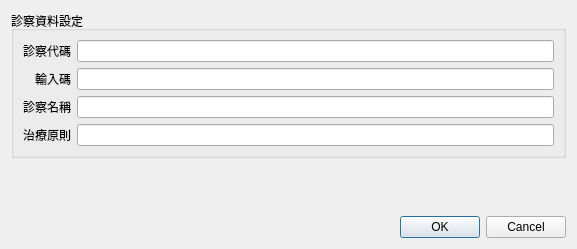
<?xml version="1.0" encoding="UTF-8"?>
<ui version="4.0">
 <class>Dialog_input_diagnostic</class>
 <widget class="QDialog" name="Dialog_input_diagnostic">
  <property name="windowModality">
   <enum>Qt::NonModal</enum>
  </property>
  <property name="geometry">
   <rect>
    <x>0</x>
    <y>0</y>
    <width>577</width>
    <height>249</height>
   </rect>
  </property>
  <property name="sizePolicy">
   <sizepolicy hsizetype="Preferred" vsizetype="Preferred">
    <horstretch>0</horstretch>
    <verstretch>0</verstretch>
   </sizepolicy>
  </property>
  <property name="windowTitle">
   <string>診察資料設定</string>
  </property>
  <property name="modal">
   <bool>false</bool>
  </property>
  <layout class="QVBoxLayout" name="verticalLayout">
   <item>
    <widget class="QGroupBox" name="groupBox">
     <property name="title">
      <string>診察資料設定</string>
     </property>
     <layout class="QGridLayout" name="gridLayout">
      <item row="2" column="0">
       <widget class="QLabel" name="label_6">
        <property name="text">
         <string>診察名稱</string>
        </property>
        <property name="alignment">
         <set>Qt::AlignRight|Qt::AlignTrailing|Qt::AlignVCenter</set>
        </property>
       </widget>
      </item>
      <item row="2" column="1">
       <widget class="QLineEdit" name="lineEdit_diagnostic_name">
        <property name="maxLength">
         <number>200</number>
        </property>
       </widget>
      </item>
      <item row="0" column="0" alignment="Qt::AlignLeft">
       <widget class="QLabel" name="label">
        <property name="sizePolicy">
         <sizepolicy hsizetype="Preferred" vsizetype="Preferred">
          <horstretch>0</horstretch>
          <verstretch>0</verstretch>
         </sizepolicy>
        </property>
        <property name="autoFillBackground">
         <bool>false</bool>
        </property>
        <property name="text">
         <string>診察代碼</string>
        </property>
        <property name="alignment">
         <set>Qt::AlignRight|Qt::AlignTrailing|Qt::AlignVCenter</set>
        </property>
        <property name="wordWrap">
         <bool>false</bool>
        </property>
       </widget>
      </item>
      <item row="0" column="1">
       <widget class="QLineEdit" name="lineEdit_diagnostic_code">
        <property name="maxLength">
         <number>5</number>
        </property>
       </widget>
      </item>
      <item row="1" column="0">
       <widget class="QLabel" name="label_3">
        <property name="text">
         <string>輸入碼</string>
        </property>
        <property name="alignment">
         <set>Qt::AlignRight|Qt::AlignTrailing|Qt::AlignVCenter</set>
        </property>
       </widget>
      </item>
      <item row="1" column="1">
       <widget class="QLineEdit" name="lineEdit_input_code">
        <property name="maxLength">
         <number>10</number>
        </property>
       </widget>
      </item>
      <item row="3" column="0">
       <widget class="QLabel" name="label_distinguish">
        <property name="text">
         <string>治療原則</string>
        </property>
       </widget>
      </item>
      <item row="3" column="1">
       <widget class="QLineEdit" name="lineEdit_distinguish">
        <property name="maxLength">
         <number>40</number>
        </property>
       </widget>
      </item>
     </layout>
    </widget>
   </item>
   <item>
    <spacer name="verticalSpacer">
     <property name="orientation">
      <enum>Qt::Vertical</enum>
     </property>
     <property name="sizeHint" stdset="0">
      <size>
       <width>20</width>
       <height>40</height>
      </size>
     </property>
    </spacer>
   </item>
   <item>
    <widget class="QDialogButtonBox" name="buttonBox">
     <property name="orientation">
      <enum>Qt::Horizontal</enum>
     </property>
     <property name="standardButtons">
      <set>QDialogButtonBox::Cancel|QDialogButtonBox::Ok</set>
     </property>
     <property name="centerButtons">
      <bool>false</bool>
     </property>
    </widget>
   </item>
  </layout>
 </widget>
 <resources/>
 <connections>
  <connection>
   <sender>buttonBox</sender>
   <signal>accepted()</signal>
   <receiver>Dialog_input_diagnostic</receiver>
   <slot>accept()</slot>
   <hints>
    <hint type="sourcelabel">
     <x>248</x>
     <y>254</y>
    </hint>
    <hint type="destinationlabel">
     <x>157</x>
     <y>274</y>
    </hint>
   </hints>
  </connection>
  <connection>
   <sender>buttonBox</sender>
   <signal>rejected()</signal>
   <receiver>Dialog_input_diagnostic</receiver>
   <slot>reject()</slot>
   <hints>
    <hint type="sourcelabel">
     <x>316</x>
     <y>260</y>
    </hint>
    <hint type="destinationlabel">
     <x>286</x>
     <y>274</y>
    </hint>
   </hints>
  </connection>
 </connections>
</ui>
